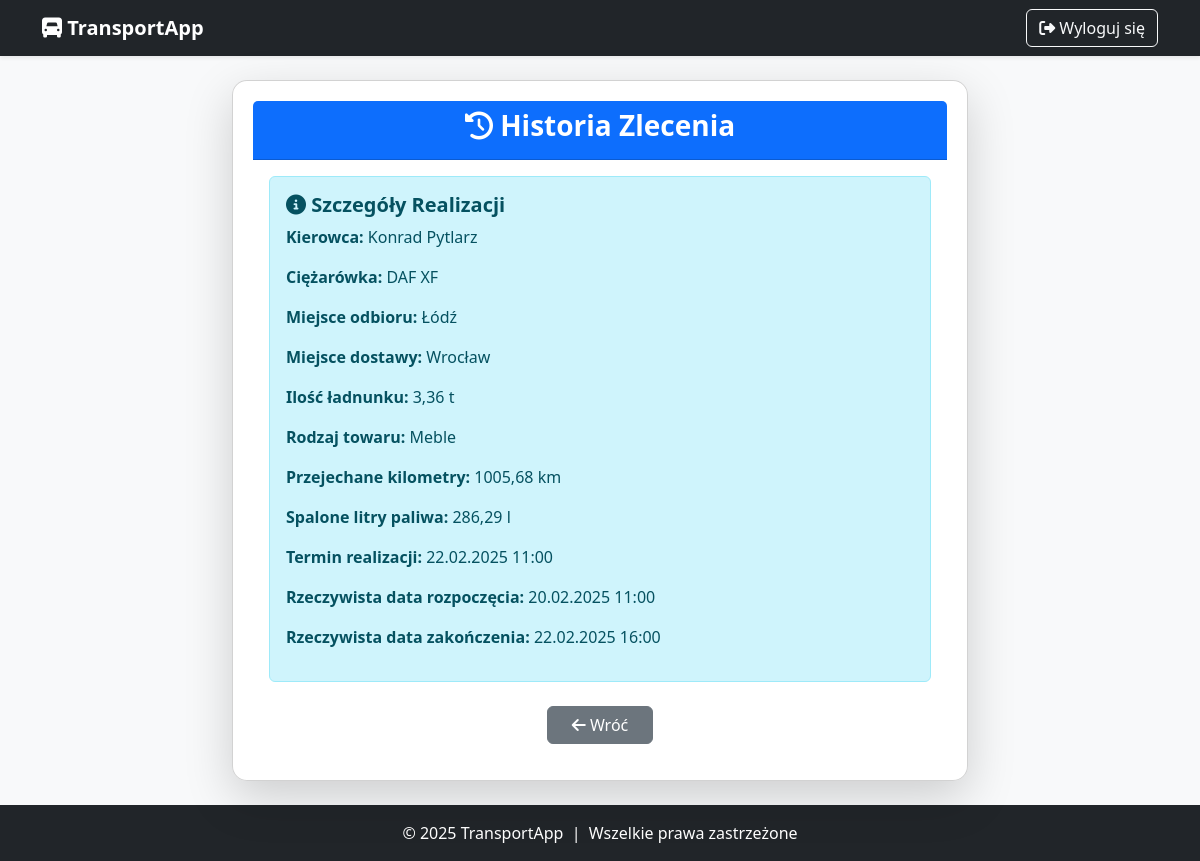
/users/zlecenia/11125/historia/ (signed in), run on the app's committed database.
### users/models.py (models this page shows, shortened)
class Zlecenie(models.Model):
    STATUS_CHOICES = [
        ("nie_rozpoczete", "Nie rozpoczęte"),
        ("w_realizacji", "W realizacji"),
        ("zamkniete", "Zamknięte"),
    ]
    id_zlec = models.AutoField(primary_key=True)
    miejsce_odb = models.CharField(max_length=255, verbose_name="Miejsce odbioru")
    miejsce_dost = models.CharField(max_length=255, verbose_name="Miejsce dostawy")
    przychod = models.DecimalField(max_digits=10, decimal_places=2, verbose_name="Przychód (PLN)")
    ilosc_ladunku = models.FloatField(verbose_name="Ilość ładunku (tony)")
    towar = models.CharField(max_length=255, verbose_name="Rodzaj towaru")
    data_otrzymania = models.DateField(verbose_name="Data otrzymania zlecenia")
    termin_realizacji = models.DateTimeField(null=True, blank=True, verbose_name="Termin realizacji")
    kierowca = models.ForeignKey('users.Kierowca', on_delete=models.SET_NULL, null=True, blank=True, verbose_name="Przypisany kierowca")
    ciezarowka = models.ForeignKey('users.Ciezarowka', on_delete=models.SET_NULL, null=True, blank=True, verbose_name="Przypisana ciężarówka")
    status = models.CharField(max_length=15, choices=STATUS_CHOICES, default="nie_rozpoczete", verbose_name="Status zlecenia")
    odleglosc_km = models.DecimalField(max_digits=8, decimal_places=2, null=True, blank=True)
    przewidywana_data_rozpoczecia = models.DateTimeField(null=True, blank=True)
    przewidywany_czas_realizacji = models.DurationField(null=True, blank=True)
    przewidywana_data_zakonczenia = models.DateTimeField(null=True, blank=True)
    przewidywany_koszt = models.DecimalField(max_digits=10, decimal_places=2, null=True, blank=True)
    rzeczywista_data_rozpoczecia = models.DateTimeField(null=True, blank=True,
                                                        verbose_name="Rzeczywista data rozpoczęcia")
    rzeczywista_data_zakonczenia = models.DateTimeField(null=True, blank=True,
                                                        verbose_name="Rzeczywista data zakończenia")
    rzeczywiste_przejechane_km = models.DecimalField(max_digits=8, decimal_places=2, null=True, blank=True,
                                                     verbose_name="Rzeczywiste przejechane km")
    rzeczywiste_spalone_litry = models.DecimalField(max_digits=8, decimal_places=2, null=True, blank=True,
                                                    verbose_name="Rzeczywiste spalone litry paliwa")
    rzeczywisty_koszt = models.DecimalField(max_digits=10, decimal_places=2, null=True, blank=True)
    zysk = models.DecimalField(max_digits=10, decimal_places=2, null=True, blank=True)

class Kierowca(models.Model):
    kier_id = models.AutoField(primary_key=True)
    kier_imie = models.CharField(max_length=100, verbose_name="Imię")
    kier_nazwisko = models.CharField(max_length=100, verbose_name="Nazwisko")
    data_urodzenia = models.DateField(verbose_name="Data urodzenia")
    kier_adres = models.TextField(verbose_name="Adres")
    kier_telefon = models.CharField(max_length=15, verbose_name="Telefon")
    kier_email = models.EmailField(verbose_name="Email")
    kier_lata_dosw = models.IntegerField(verbose_name="Lata doświadczenia")
    kier_przejech_km = models.IntegerField(verbose_name="Przejechane km")
    kier_liczba_wykroczen = models.IntegerField(verbose_name="Liczba wykroczeń")
    stawka_za_km = models.DecimalField(max_digits=6, decimal_places=2, verbose_name="Stawka za km (PLN)", default=1.50)

class Ciezarowka(models.Model):
    ciez_id = models.AutoField(primary_key=True)
    ciez_marka = models.CharField(max_length=50, verbose_name="Marka")
    ciez_model = models.CharField(max_length=50, verbose_name="Model")
    ciez_moc = models.IntegerField(
        verbose_name="Moc (KM)",
        validators=[MinValueValidator(0, message="Moc nie może być ujemna.")]
    )
    ciez_nr_rejestr = models.CharField(
        max_length=15,
        verbose_name="Numer rejestracyjny",
        validators=[RegexValidator(
            regex=r'^[A-Z0-9]{2,3}\s?[A-Z0-9]{4,6}$',
            message="Podaj poprawny numer rejestracyjny."
        )]
    )
    ciez_przebieg = models.IntegerField(
        verbose_name="Przebieg (km)",
        validators=[MinValueValidator(0, message="Przebieg nie może być ujemny.")]
    )
    ciez_rok_prod = models.IntegerField(
        verbose_name="Rok produkcji",
        validators=[
            MinValueValidator(0, message="Rok produkcji nie może być mniejszy od 0."),
            MaxValueValidator(date.today().year, message=f"Rok produkcji nie może być większy niż {date.today().year}.")
        ]
    )
    ciez_data_zakupu = models.DateField(verbose_name="Data zakupu")
    ciez_data_serwisu = models.DateField(verbose_name="Data ostatniego serwisu")
    ciez_masa_wlasna = models.DecimalField(
        max_digits=7, decimal_places=2,
        verbose_name="Masa własna (t)",
        validators=[MinValueValidator(0.01, message="Masa własna musi być większa od 0.")]
    )
    ciez_masa_ladunku = models.DecimalField(
        max_digits=7, decimal_places=2,
        verbose_name="Masa ładunku (t)",
        validators=[MinValueValidator(0.01, message="Masa ładunku musi być większa od 0.")]
    )
    ciez_dop_masa_calk = models.DecimalField(
        max_digits=7, decimal_places=2,
        verbose_name="Dopuszczalna masa całkowita (t)",
        validators=[MinValueValidator(0.01, message="Dopuszczalna masa całkowita musi być większa od 0.")]
    )
    ciez_spalanie_na_100km = models.DecimalField(
        max_digits=5, decimal_places=2,
        verbose_name="Spalanie na 100 km (l)",
        validators=[MinValueValidator(0, message="Spalanie nie może być mniejsze niż 0.")]
    )
    ciez_paliwo_litry = models.FloatField(
        verbose_name="Stan paliwa (l)",
        validators=[MinValueValidator(0)],
        null=True,
        blank=True
    )
    ciez_bak_max = models.FloatField(
        verbose_name="Pojemność baku (l)",
        validators=[MinValueValidator(1)],
        null=True,
        blank=True
    )

### users/views/zlecenie_views.py (the view)
# urls.py: path('zlecenia/<int:id_zlec>/historia/', historia_zlecenia, name='historia_zlecenia'),
@login_required
def historia_zlecenia(request, id_zlec):
    zlecenie = get_object_or_404(Zlecenie, pk=id_zlec)
    context = {
        "zlecenie": zlecenie,
    }
    return render(request, "users/zlecenia/historia_zlecenia.html", context)

### users/templates/users/zlecenia/historia_zlecenia.html (shortened to what this page needs)
{% extends 'base.html' %}
{% block content %}
<div class="row justify-content-center">
    <div class="col-lg-8 col-md-10">
        <div class="card shadow-lg">
            <div class="card-header bg-primary text-white text-center">
                <h3 class="fw-bold"><i class="fa-solid fa-clock-rotate-left"></i> Historia Zlecenia</h3>
            </div>
            <div class="card-body">
                <div class="alert alert-info">
                    <h5 class="fw-bold"><i class="fa-solid fa-info-circle"></i> Szczegóły Realizacji</h5>
                    <p><strong>Kierowca:</strong> {{ zlecenie.kierowca.kier_imie }} {{ zlecenie.kierowca.kier_nazwisko }}</p>
                    <p><strong>Ciężarówka:</strong> {{ zlecenie.ciezarowka.ciez_marka }} {{ zlecenie.ciezarowka.ciez_model }}</p>
                    <p><strong>Miejsce odbioru:</strong> {{ zlecenie.miejsce_odb }}</p>
                    <p><strong>Miejsce dostawy:</strong> {{ zlecenie.miejsce_dost }}</p>
                    <p><strong>Ilość ładnunku:</strong> {{ zlecenie.ilosc_ladunku }} t</p>
                    <p><strong>Rodzaj towaru:</strong> {{ zlecenie.towar }}</p>
                    <p><strong>Przejechane kilometry:</strong> {{ zlecenie.rzeczywiste_przejechane_km|floatformat:2 }} km</p>
                    <p><strong>Spalone litry paliwa:</strong> {{ zlecenie.rzeczywiste_spalone_litry|floatformat:2 }} l</p>
                    <p><strong>Termin realizacji:</strong> {{ zlecenie.termin_realizacji|date:"d.m.Y H:i" }}</p>
                    <p><strong>Rzeczywista data rozpoczęcia:</strong> {{ zlecenie.rzeczywista_data_rozpoczecia|date:"d.m.Y H:i" }}</p>
                    <p><strong>Rzeczywista data zakończenia:</strong> {{ zlecenie.rzeczywista_data_zakonczenia|date:"d.m.Y H:i" }}</p>
                </div>
                <div class="text-center mt-4">
                    <a href="{% url 'zarzadzaj_zleceniami' %}" class="btn btn-secondary px-4">
                        <i class="fa-solid fa-arrow-left"></i> Wróć
                    </a>
                </div>
            </div>
        </div>
    </div>
</div>
{% endblock %}

### data on the page
Zlecenie: kierowca.kier_imie "Konrad", kierowca.kier_nazwisko "Pytlarz", ciezarowka.ciez_marka "DAF", ciezarowka.ciez_model "XF", miejsce_odb "Łódź", miejsce_dost "Wrocław", ilosc_ladunku "3,36", towar "Meble", rzeczywiste_przejechane_km "1005,68", rzeczywiste_spalone_litry "286,29", termin_realizacji "22.02.2025 11:00", rzeczywista_data_rozpoczecia "20.02.2025 11:00", rzeczywista_data_zakonczenia "22.02.2025 16:00"
